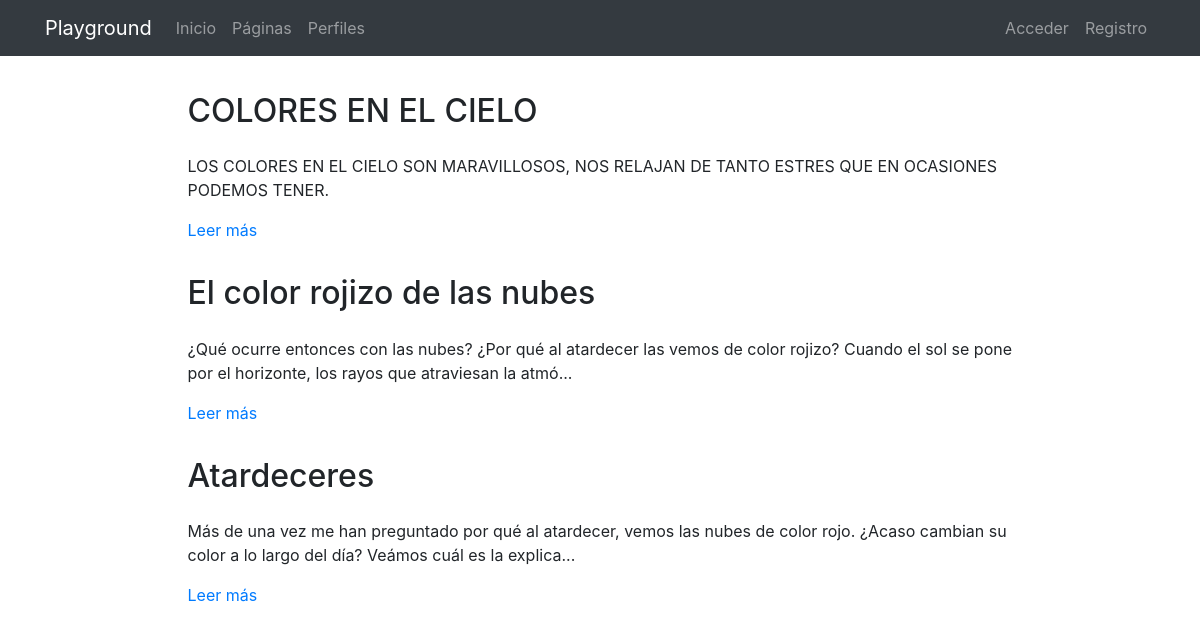
The page /pages/ on the database its author committed.
### pages/models.py (models this page shows, shortened)
class Page(models.Model):
    title = models.CharField(verbose_name="Título", max_length=200)
    content = RichTextField(verbose_name="Contenido")
    order = models.SmallIntegerField(verbose_name="Orden", default=0)
    created = models.DateTimeField(auto_now_add=True, verbose_name="Fecha de creación")
    updated = models.DateTimeField(auto_now=True, verbose_name="Fecha de edición")
    class Meta:
        verbose_name = "página"
        verbose_name_plural = "páginas"
        ordering = ['order', 'title']

### pages/views.py (the view)
# urls.py: path('', PageListView.as_view(), name='pages'),
class PageListView(ListView):
    model = Page

### pages/templates/pages/page_list.html (shortened to what this page needs)
{% extends 'core/base.html' %}
{% load static %}
{% block content %}
{% include 'pages/includes/pages_menu.html' %}
<main role="main">
  <div class="container mb-4">
    {% for page in page_list|dictsort:"id" reversed %}
      <div class="row mt-3">
        <div class="col-md-9 mx-auto">
          <h2 class="mb-4">{{page.title}}</h2>
          <div>
            <p>{{page.content|striptags|safe|truncatechars:"200"}}</p>
            <p><a href="{% url 'pages:page' page.id page.title|slugify %}">Leer más</a>
            </p>
          </div>
        </div>
      </div>
    {% endfor %}
  </div>
</main>
{% endblock %}

### core/templates/core/base.html (shortened to what this page needs)
<!DOCTYPE html>
<html lang="es">
  <head>
    {% load static %}
    <link href="{% static 'core/vendor/bootstrap/css/bootstrap.min.css' %}" rel="stylesheet">
    <link href="{% static 'core/vendor/font-awesome/css/font-awesome.min.css' %}" rel="stylesheet" type="text/css">
    <link href="{% static 'core/css/main.css' %}" rel="stylesheet">
  </head>
  <body>
    <body>
      <nav class="navbar navbar-expand-lg navbar-dark bg-dark">
        <div class="container">
          <a class="navbar-brand" href="{% url 'home' %}">Playground</a>
          <div class="collapse navbar-collapse" id="ned">
            <ul class="navbar-nav mr-auto">
              <li class="nav-item">
                <a class="nav-link" href="{% url 'home' %}">Inicio</a>
              </li>
              <li class="nav-item">
                <a class="nav-link" href="{% url 'pages:pages' %}">Páginas</a>
              </li>
              <li class="nav-item">
               <a class="nav-link" href="{% url 'profiles:list' %}">Perfiles</a>
            </li>
            </ul>
            <ul class="navbar-nav">
             {% if not request.user.is_authenticated %}
              <li class="nav-item">
                <a class="nav-link" href="{% url 'login' %}">Acceder</a>
              </li>
              <li class="nav-item">
                <a class="nav-link" href="{% url 'signup' %}">Registro</a>
              </li>
              {% endif %}
            </ul>
          </div>
        </div>
      </nav>
      {% block content %}{% endblock %}
  </body>
</html>

### pages/templates/pages/includes/pages_menu.html (shortened to what this page needs)
{% load static %}
<link href="{% static 'pages/css/custom_ckeditor.css' %}" rel="stylesheet">

### core/static/core/css/main.css (style rules this page uses)
main { padding-top: 20px; }
:root { --jumbotron-padding-y: 3rem; }

### rows shown on the page
Page: title "COLORES EN EL CIELO", content "LOS COLORES EN EL CIELO SON MARAVILLOSOS, NOS RELAJAN DE TANTO ESTRES QUE EN OCASIONES PODEMOS TENER."
Page: title "El color rojizo de las nubes", content "¿Qué ocurre entonces con las nubes? ¿Por qué al atardecer las vemos de color rojizo? Cuando el sol se pone por el horizonte, los rayos que atraviesan la atmó..."
Page: title "Atardeceres", content "Más de una vez me han preguntado por qué al atardecer, vemos las nubes de color rojo. ¿Acaso cambian su color a lo largo del día? Veámos cuál es la explica..."
